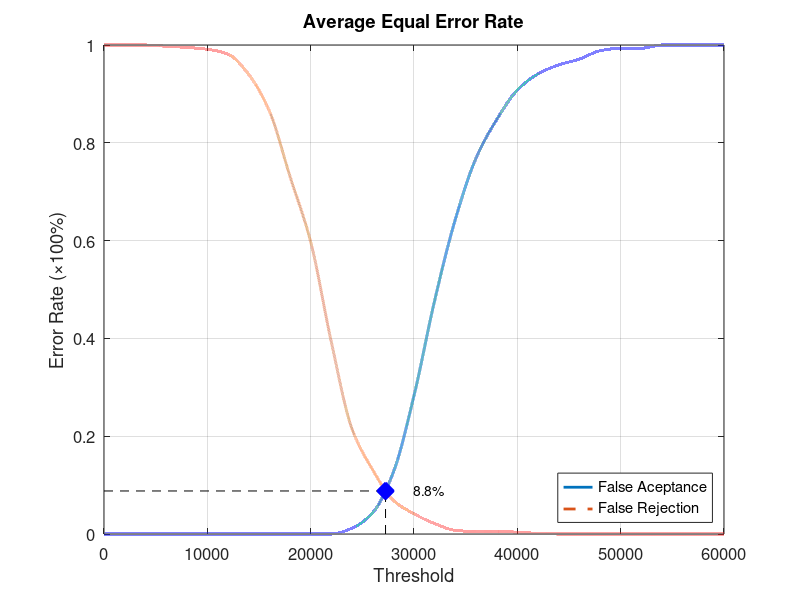
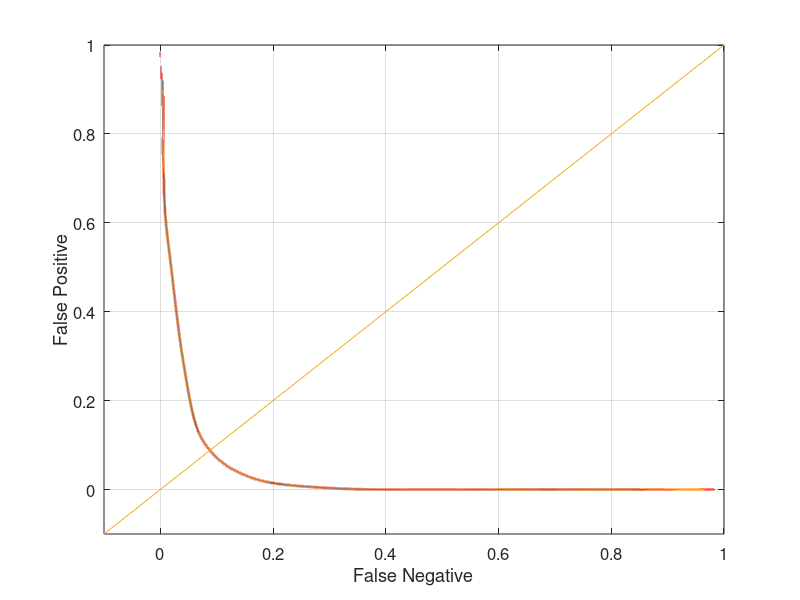

Write the MATLAB code that produced these figures, in order.
function yEER = Experiment3Average
close all;
clear;
clc;
x = 0:2000:60000;
xq = 0:0.5:60000;

y0 = [0 0 0 0 0 0 0 0 0 0 0 0 0.0118421 0.0434211 0.126316 0.282895 0.477632 0.643421 0.768421 0.847368 0.907895 0.940789 0.959211 0.971053 0.988158 0.993421 0.993421 1 1 1 1];
yy0 = interp1(x, y0, xq, 'pchip');
y1 = [1 1 1 0.9975 0.995 0.99125 0.98125 0.94 0.865 0.73125 0.5975 0.3925 0.215 0.13125 0.06875 0.04125 0.02125 0.0075 0.005 0.005 0.00375 0.00125 0 0 0 0 0 0 0 0 0];
yy1 = interp1(x, y1, xq, 'pchip');

% Calculating EER: 
y2 = abs(y0 - y1);
find(y2 == min(y2))
yy2 = abs(yy0 - yy1);
xEER = find(yy2 == min(yy2));
xEERIndex = xq(xEER) % X-axis EER
yEER = yy0(xEER) % Y-axis EER

main = figure
plot(xq, yy0,'-','LineWidth', 2);	hold on
plot(xq, yy1,'--','LineWidth', 2);	hold on
plot([xEERIndex xEERIndex], [0 yEER], 'k--');	hold on
plot([0 xEERIndex], [yEER yEER], 'k--');	hold on
plot(xEERIndex, yEER, 'bx', 'LineWidth', 10);	hold on
text(xEERIndex + 10 * xEERIndex / 100, yEER, [num2str(round((10000 * yEER)) / 100) '%'])
legend('False Aceptance', 'False Rejection', 'Location', 'SouthEast')
xlabel('Threshold')
ylabel('Error Rate (\times100%)')
title('Average Equal Error Rate')
set(gca, 'FontSize', 12)
axis([0 60000 0 1])
grid on

print(main, 'Experiment3AverageMain', '-dpng');
FNRxFPR = figure('Color', [1 1 1]);
plot(yy1, yy0, '-', yy1, yy0, 'LineWidth', 2);
hold on
y = -0.1:0.1:1
plot(y, y); 
set(gca, 'FontSize', 12)
xlabel('False Negative')
ylabel('False Positive')
axis([-0.1 1 -0.1 1])
set(gca, 'FontSize', 12)
grid on

print(FNRxFPR, 'Experiment3AverageFNRxFPR','-dpng');
end
